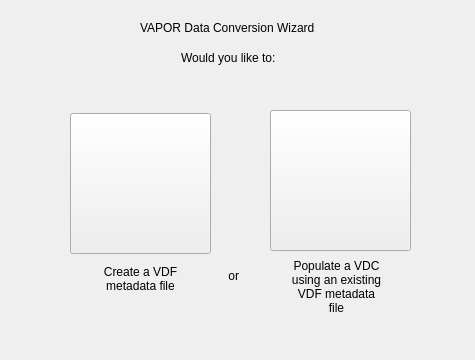
<?xml version="1.0" encoding="UTF-8"?>
<ui version="4.0">
 <class>Page1</class>
 <widget class="QWizardPage" name="Page1">
  <property name="geometry">
   <rect>
    <x>0</x>
    <y>0</y>
    <width>475</width>
    <height>360</height>
   </rect>
  </property>
  <property name="windowTitle">
   <string>WizardPage</string>
  </property>
  <widget class="QPushButton" name="populateDataButton">
   <property name="geometry">
    <rect>
     <x>270</x>
     <y>110</y>
     <width>141</width>
     <height>141</height>
    </rect>
   </property>
   <property name="text">
    <string/>
   </property>
  </widget>
  <widget class="QLabel" name="label">
   <property name="geometry">
    <rect>
     <x>140</x>
     <y>20</y>
     <width>201</width>
     <height>16</height>
    </rect>
   </property>
   <property name="text">
    <string>VAPOR Data Conversion Wizard</string>
   </property>
  </widget>
  <widget class="QLabel" name="label_2">
   <property name="geometry">
    <rect>
     <x>181</x>
     <y>50</y>
     <width>131</width>
     <height>16</height>
    </rect>
   </property>
   <property name="text">
    <string>Would you like to:</string>
   </property>
  </widget>
  <widget class="QPushButton" name="createVDFButton">
   <property name="geometry">
    <rect>
     <x>70</x>
     <y>113</y>
     <width>141</width>
     <height>141</height>
    </rect>
   </property>
   <property name="text">
    <string/>
   </property>
  </widget>
  <widget class="QLabel" name="label_4">
   <property name="geometry">
    <rect>
     <x>291</x>
     <y>256</y>
     <width>91</width>
     <height>61</height>
    </rect>
   </property>
   <property name="text">
    <string>Populate a VDC using an existing VDF metadata file</string>
   </property>
   <property name="alignment">
    <set>Qt::AlignCenter</set>
   </property>
   <property name="wordWrap">
    <bool>true</bool>
   </property>
  </widget>
  <widget class="QLabel" name="label_3">
   <property name="geometry">
    <rect>
     <x>90</x>
     <y>263</y>
     <width>101</width>
     <height>31</height>
    </rect>
   </property>
   <property name="text">
    <string>Create a VDF metadata file</string>
   </property>
   <property name="alignment">
    <set>Qt::AlignCenter</set>
   </property>
   <property name="wordWrap">
    <bool>true</bool>
   </property>
  </widget>
  <widget class="QLabel" name="label_5">
   <property name="geometry">
    <rect>
     <x>225</x>
     <y>268</y>
     <width>21</width>
     <height>16</height>
    </rect>
   </property>
   <property name="text">
    <string> or </string>
   </property>
  </widget>
 </widget>
 <resources/>
 <connections/>
</ui>
